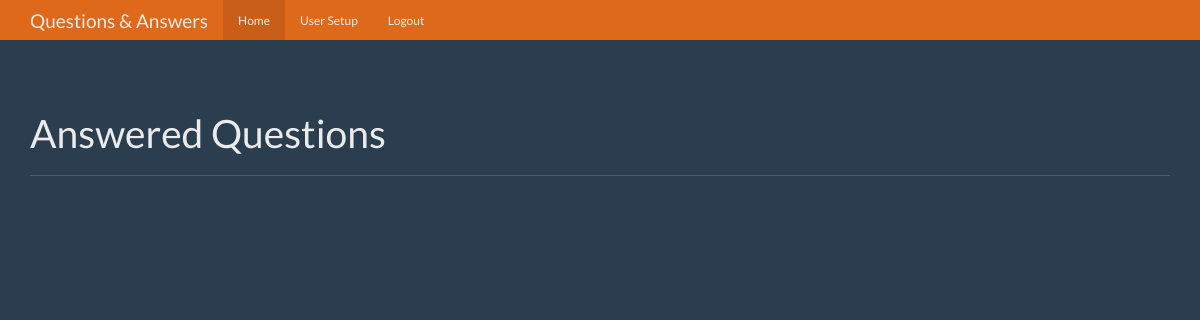
Page / (signed in) on the earlier database version.
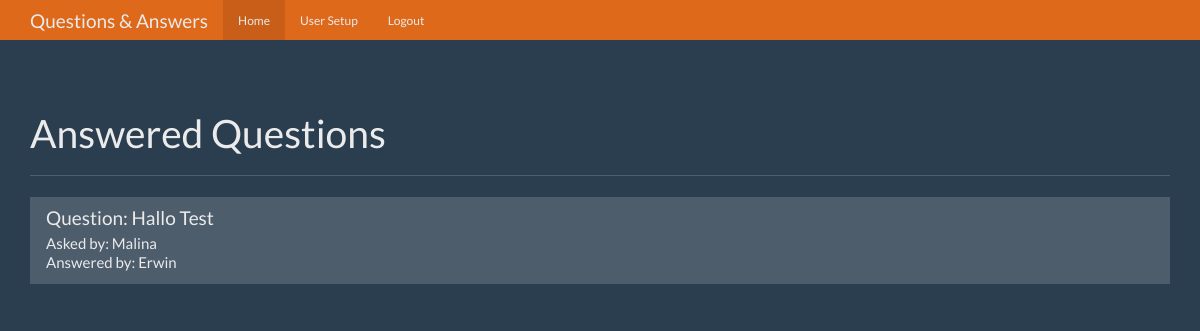
Same page on the later database version.
### tables this page shows
CREATE TABLE questions (
    
    id integer primary key autoincrement,
    question_text text not null,
    answer_text text,
    asked_by_id integer not null,
    expert_id integer not null

);

CREATE TABLE users(
    id integer primary key autoincrement,
    name text not null,
    password text not null,
    expert boolean not null default 0,
    admin boolean not null default 0
);

### app.py (the view)
@app.route('/')
def index():
    user = get_current_user()
    if not user:
        return redirect(url_for('login'))
    db = get_db()
    question_cur = db.execute('select questions.id as question_id, questions.question_text, u.name as u_name, e.name as e_name  \
            from questions join users as u on u.id = questions.asked_by_id join users as e on e.id = questions.expert_id \
            where questions.answer_text is not null' )
    questions = question_cur.fetchall()
    return render_template('home.html', user = user, questions = questions )

### app.py (called while the page is built)
def get_current_user():
    user_result = None
    db = get_db()
    if 'user' in session:
        user = session['user']
        user_cur = db.execute('select id, name, password, expert, admin from users where name = ?', [user])
        user_result = user_cur.fetchone()
    return user_result

### database.py (called while the page is built)
def connect_db():
    sql = sqlite3.connect('questions.db')
    sql.row_factory = sqlite3.Row
    return sql

def get_db():
    if not hasattr(g, 'sqlite_db'):
        g.sqlite_db = connect_db()
    return g.sqlite_db

### templates/home.html (shortened to what this page needs)
<!DOCTYPE html>
<html lang="en">
  <head>
    <link href="{{ url_for( 'static', filename='bootstrap.min.css') }}" rel="stylesheet">
    <link href="{{ url_for( 'static', filename='theme.css') }}" rel="stylesheet">
  </head>
  <body>
    <nav class="navbar navbar-inverse navbar-fixed-top">
      <div class="container">
        <div class="navbar-header">
          <a class="navbar-brand" href="#">Questions & Answers</a>
        </div>
        <div id="navbar" class="navbar-collapse collapse">
          <ul class="nav navbar-nav">
              <li class="active"><a href="{{ url_for('index') }}">Home</a></li>
            {% if user and user['admin'] %}
            <li><a href="{{ url_for('users') }}">User Setup</a></li>
            {% endif %}
            {% if user %}
            <li><a href="{{ url_for('logout') }}">Logout</a></li>
            {% endif %}
          </ul>
        </div>
      </div>
    </nav>
    <div class="container theme-showcase" role="main">
      <div class="page-header">
        <h1>Answered Questions</h1>
      </div>
      <div class="row">
        <div class="col-lg-12">
          <div class="list-group">
            {% for question in questions %}
            <a href="{{ url_for('question', question_id = question['question_id']) }}" class="list-group-item">
                <h4 class="list-group-item-heading"> Question: {{ question['question_text'] }}</h4>
                <p class="list-group-item-text"> Asked by: {{ question['u_name'] }}</p>
                <p class="list-group-item-text"> Answered by: {{ question['e_name'] }}</p>
            </a>
            {% endfor %}
          </div>
        </div>
      </div>
    </div>
  </body>
</html>

### static/theme.css (style rules this page uses)
body { padding-top: 70px; padding-bottom: 30px; }

Differences in the rows shown:
added questions: question_text "Hallo Test", u_name "Malina", e_name "Erwin"
